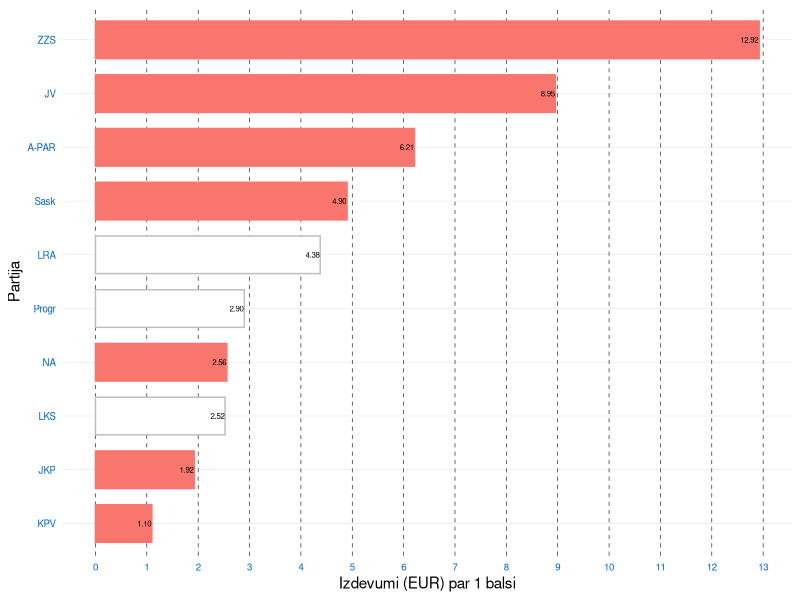
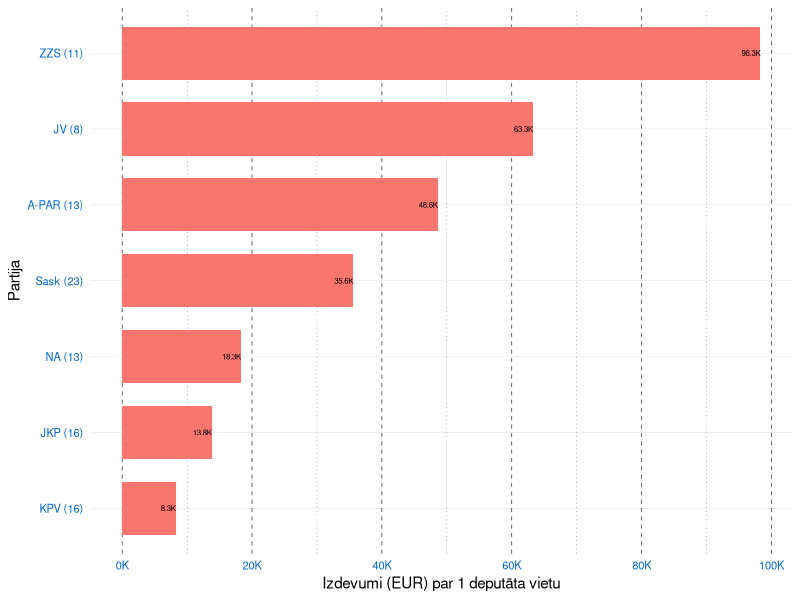
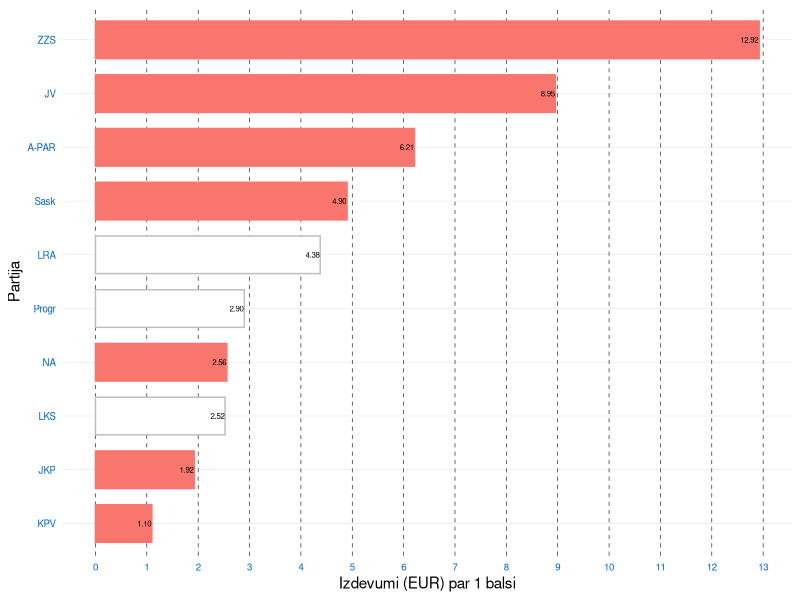
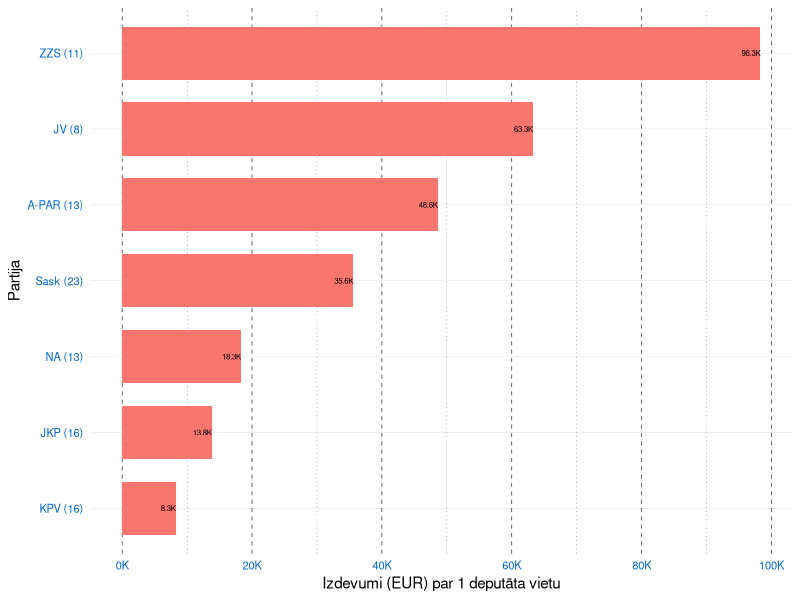

These charts were generated, in order, by the following R code:
setwd("/home/kalvis/workspace/ddgatve-stat/zpd-election-ads")

df <- read.table(
  file="declaration-data.csv", 
  sep=",",
  na.strings="NN",
  header=TRUE,
  row.names=NULL,
  fileEncoding="UTF-8")

# Cik reklamu naudas vajag, lai dabutu 1 balsi
df$priceOfVote <- df$Izdevumi/df$Votes

# Cik reklamu naudas vajag, lai dabutu 1 deputatu
df$priceOfMP <- df$Izdevumi/df$Mps

# Nomet uz 0 tas partijas, kas neparsniedz 5% barjeru
df$priceOfMP[which(is.infinite(df$priceOfMP))] <- 0

df$priceOfMPlab <- sprintf("%.1fK",0.001*df$priceOfMP)
df$priceOfVoteLab <- sprintf("%.2f",df$priceOfVote)

#df$bcolor <- levels(droplevels(df$bcolor))

df$overBarrier <- (df$Mps > 0)

library(ggplot2)
p<-ggplot(data=df, aes(x=reorder(ShortName, priceOfVote), 
                       y=priceOfVote, width=0.7, 
                       fill=overBarrier, 
                       col=overBarrier)) +
  geom_bar(stat="identity") + 
  geom_text(aes(label=priceOfVoteLab), hjust=1.05, vjust=0.5, color="black", size=2)+
  theme_minimal() +
  theme(legend.position = "none",
        axis.text.x = element_text(face="plain", color="#0066CC", 
                                   size=7),
        axis.text.y = element_text(face="plain", color="#0066CC", 
                                   size=7),
        panel.grid.major.x = 
          element_line(size = 0.2, colour="black", linetype="dashed"), 
        panel.grid.major.y=
          element_line(size = 0.1, colour="#cccccc"))+
  scale_x_discrete(name ="Partija")+
  scale_y_continuous(name="Izdevumi (EUR) par 1 balsi", 
                   breaks = 0:15, minor_breaks = NULL,
                   labels=sprintf("%d",0:15)) + 
  scale_fill_manual(values = c("white", "#f8766d"))+
  scale_colour_manual(values=c("gray", "#f8766d"))+
  coord_flip()
p

ggsave(p, filename = "declarations/barchart1.png", dpi = 300, type = "cairo",
       width = 4, height = 2.5, units = "in")


df2 <- df[df$Mps>0,]

p<-ggplot(data=df2, aes(x=reorder(ShortName, priceOfMP), y=priceOfMP, width=0.7, fill="pink")) +
  geom_bar(stat="identity") +
  geom_text(aes(label=priceOfMPlab), hjust=1, vjust=0.5, color="black", size=2)+
  theme_minimal() +
  theme(legend.position = "none",
        panel.grid.major.x = 
          element_line(size = 0.2, colour="black", linetype="dashed"), 
        panel.grid.minor.x = 
          element_line(size = 0.1, colour="black", linetype="dotted"), 
        panel.grid.major.y=
          element_line(size = 0.1, colour="#cccccc"),
        axis.text.x = element_text(face="plain", color="#0066CC",
                                   size=8),
        axis.text.y = element_text(face="plain", color="#0066CC",
                                   size=8))+
  scale_x_discrete(name ="Partija", 
                   labels=sprintf("%s (%d)",df2$ShortName,df2$Mps)[order(df2$priceOfMP)])+
  scale_y_continuous(name="Izdevumi (EUR) par 1 deput\u0101ta vietu", 
                     breaks = 20000*c(0,1,2,3,4,5), 
                     labels=c("0K", "20K", "40K", "60K", "80K", "100K")) + 
  coord_flip()
p

ggsave(p, filename = "declarations/barchart2.png", dpi = 300, type = "cairo",
       width = 4, height = 2, units = "in")



